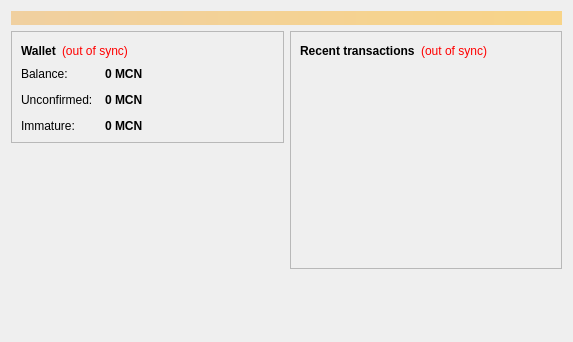
<?xml version="1.0" encoding="UTF-8"?>
<ui version="4.0">
 <class>OverviewPage</class>
 <widget class="QWidget" name="OverviewPage">
  <property name="geometry">
   <rect>
    <x>0</x>
    <y>0</y>
    <width>573</width>
    <height>342</height>
   </rect>
  </property>
  <property name="windowTitle">
   <string>Form</string>
  </property>
  <layout class="QVBoxLayout" name="topLayout">
   <item>
    <widget class="QLabel" name="labelAlerts">
     <property name="visible">
      <bool>false</bool>
     </property>
     <property name="styleSheet">
      <string notr="true">background-color: qlineargradient(x1: 0, y1: 0, x2: 1, y2: 0, stop:0 #F0D0A0, stop:1 #F8D488); color:#000000;</string>
     </property>
     <property name="wordWrap">
      <bool>true</bool>
     </property>
     <property name="margin">
      <number>3</number>
     </property>
    </widget>
   </item>
   <item>
    <layout class="QHBoxLayout" name="horizontalLayout" stretch="1,1">
     <item>
      <layout class="QVBoxLayout" name="verticalLayout_2">
       <item>
        <widget class="QFrame" name="frame">
         <property name="frameShape">
          <enum>QFrame::StyledPanel</enum>
         </property>
         <property name="frameShadow">
          <enum>QFrame::Raised</enum>
         </property>
         <layout class="QVBoxLayout" name="verticalLayout_4">
          <item>
           <layout class="QHBoxLayout" name="horizontalLayout_4">
            <item>
             <widget class="QLabel" name="label_5">
              <property name="font">
               <font>
                <weight>75</weight>
                <bold>true</bold>
               </font>
              </property>
              <property name="text">
               <string>Wallet</string>
              </property>
             </widget>
            </item>
            <item>
             <widget class="QLabel" name="labelWalletStatus">
              <property name="toolTip">
               <string>The displayed information may be out of date. Your wallet automatically synchronizes with the Mycoin network after a connection is established, but this process has not completed yet.</string>
              </property>
              <property name="styleSheet">
               <string notr="true">QLabel { color: red; }</string>
              </property>
              <property name="text">
               <string notr="true">(out of sync)</string>
              </property>
              <property name="alignment">
               <set>Qt::AlignLeading|Qt::AlignLeft|Qt::AlignVCenter</set>
              </property>
             </widget>
            </item>
            <item>
             <spacer name="horizontalSpacer_2">
              <property name="orientation">
               <enum>Qt::Horizontal</enum>
              </property>
              <property name="sizeHint" stdset="0">
               <size>
                <width>40</width>
                <height>20</height>
               </size>
              </property>
             </spacer>
            </item>
           </layout>
          </item>
          <item>
           <layout class="QFormLayout" name="formLayout_2">
            <property name="fieldGrowthPolicy">
             <enum>QFormLayout::AllNonFixedFieldsGrow</enum>
            </property>
            <property name="horizontalSpacing">
             <number>12</number>
            </property>
            <property name="verticalSpacing">
             <number>12</number>
            </property>
            <item row="0" column="0">
             <widget class="QLabel" name="label">
              <property name="text">
               <string>Balance:</string>
              </property>
             </widget>
            </item>
            <item row="0" column="1">
             <widget class="QLabel" name="labelBalance">
              <property name="font">
               <font>
                <weight>75</weight>
                <bold>true</bold>
               </font>
              </property>
              <property name="cursor">
               <cursorShape>IBeamCursor</cursorShape>
              </property>
              <property name="toolTip">
               <string>Your current balance</string>
              </property>
              <property name="text">
               <string notr="true">0 MCN</string>
              </property>
              <property name="textInteractionFlags">
               <set>Qt::LinksAccessibleByMouse|Qt::TextSelectableByKeyboard|Qt::TextSelectableByMouse</set>
              </property>
             </widget>
            </item>
            <item row="1" column="0">
             <widget class="QLabel" name="label_3">
              <property name="text">
               <string>Unconfirmed:</string>
              </property>
             </widget>
            </item>
            <item row="1" column="1">
             <widget class="QLabel" name="labelUnconfirmed">
              <property name="font">
               <font>
                <weight>75</weight>
                <bold>true</bold>
               </font>
              </property>
              <property name="cursor">
               <cursorShape>IBeamCursor</cursorShape>
              </property>
              <property name="toolTip">
               <string>Total of transactions that have yet to be confirmed, and do not yet count toward the current balance</string>
              </property>
              <property name="text">
               <string notr="true">0 MCN</string>
              </property>
              <property name="textInteractionFlags">
               <set>Qt::LinksAccessibleByMouse|Qt::TextSelectableByKeyboard|Qt::TextSelectableByMouse</set>
              </property>
             </widget>
            </item>
            <item row="2" column="0">
             <widget class="QLabel" name="labelImmatureText">
              <property name="text">
               <string>Immature:</string>
              </property>
             </widget>
            </item>
            <item row="2" column="1">
             <widget class="QLabel" name="labelImmature">
              <property name="font">
               <font>
                <weight>75</weight>
                <bold>true</bold>
               </font>
              </property>
              <property name="toolTip">
               <string>Mined balance that has not yet matured</string>
              </property>
              <property name="text">
               <string notr="true">0 MCN</string>
              </property>
              <property name="textInteractionFlags">
               <set>Qt::LinksAccessibleByMouse|Qt::TextSelectableByKeyboard|Qt::TextSelectableByMouse</set>
              </property>
             </widget>
            </item>
           </layout>
          </item>
         </layout>
        </widget>
       </item>
       <item>
        <spacer name="verticalSpacer">
         <property name="orientation">
          <enum>Qt::Vertical</enum>
         </property>
         <property name="sizeHint" stdset="0">
          <size>
           <width>20</width>
           <height>40</height>
          </size>
         </property>
        </spacer>
       </item>
      </layout>
     </item>
     <item>
      <layout class="QVBoxLayout" name="verticalLayout_3">
       <item>
        <widget class="QFrame" name="frame_2">
         <property name="frameShape">
          <enum>QFrame::StyledPanel</enum>
         </property>
         <property name="frameShadow">
          <enum>QFrame::Raised</enum>
         </property>
         <layout class="QVBoxLayout" name="verticalLayout">
          <item>
           <layout class="QHBoxLayout" name="horizontalLayout_2">
            <item>
             <widget class="QLabel" name="label_4">
              <property name="text">
               <string>&lt;b&gt;Recent transactions&lt;/b&gt;</string>
              </property>
             </widget>
            </item>
            <item>
             <widget class="QLabel" name="labelTransactionsStatus">
              <property name="toolTip">
               <string>The displayed information may be out of date. Your wallet automatically synchronizes with the Mycoin network after a connection is established, but this process has not completed yet.</string>
              </property>
              <property name="styleSheet">
               <string notr="true">QLabel { color: red; }</string>
              </property>
              <property name="text">
               <string notr="true">(out of sync)</string>
              </property>
              <property name="alignment">
               <set>Qt::AlignRight|Qt::AlignTrailing|Qt::AlignVCenter</set>
              </property>
             </widget>
            </item>
            <item>
             <spacer name="horizontalSpacer">
              <property name="orientation">
               <enum>Qt::Horizontal</enum>
              </property>
              <property name="sizeHint" stdset="0">
               <size>
                <width>40</width>
                <height>20</height>
               </size>
              </property>
             </spacer>
            </item>
           </layout>
          </item>
          <item>
           <widget class="QListView" name="listTransactions">
            <property name="styleSheet">
             <string notr="true">QListView { background: transparent; }</string>
            </property>
            <property name="frameShape">
             <enum>QFrame::NoFrame</enum>
            </property>
            <property name="verticalScrollBarPolicy">
             <enum>Qt::ScrollBarAlwaysOff</enum>
            </property>
            <property name="horizontalScrollBarPolicy">
             <enum>Qt::ScrollBarAlwaysOff</enum>
            </property>
            <property name="selectionMode">
             <enum>QAbstractItemView::NoSelection</enum>
            </property>
           </widget>
          </item>
         </layout>
        </widget>
       </item>
       <item>
        <spacer name="verticalSpacer_2">
         <property name="orientation">
          <enum>Qt::Vertical</enum>
         </property>
         <property name="sizeHint" stdset="0">
          <size>
           <width>20</width>
           <height>40</height>
          </size>
         </property>
        </spacer>
       </item>
      </layout>
     </item>
    </layout>
   </item>
  </layout>
 </widget>
 <resources/>
 <connections/>
</ui>
